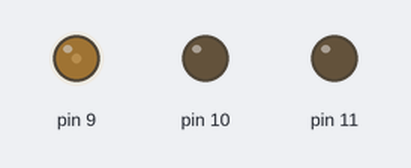
This sketch was run on a simulated Arduino Uno, built with avr-gcc and run on an emulated ATmega328P. Shown: output pins drawn as LEDs (lit = HIGH).

Above: at 0.15 s.
At 0.8 s:
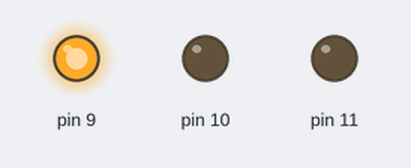
Timing chart, 0 to 2.3 s (numbered marks = the images above):
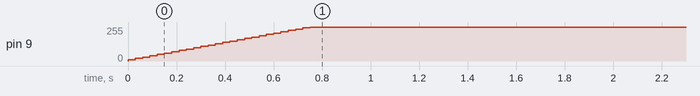

The sketch:

SodaMachineScript.ino
```cpp
int increase = 10;
int power = 10;

void setup() {
  // put your setup code here, to run once:
  pinMode(11, OUTPUT);
  pinMode(10, OUTPUT);
  pinMode(9, OUTPUT);
  Serial.begin(9600);
}

void loop() {

for (int ii = 0; ii < 255; ii++)
{
 analogWrite(9, power);
 power += increase;
 delay(30);
}


}
```

Measured:
- by itself, pin 9: moves from 0/255 to 255/255 over 0.75 s
